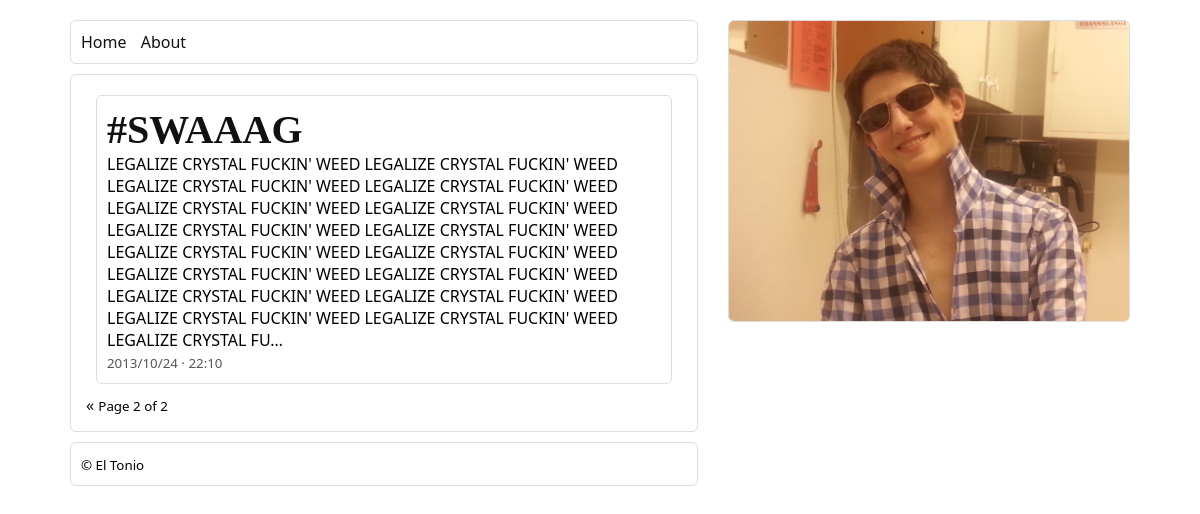
The page /page/2/ on the database its author committed.
### blog/models.py (models this page shows, shortened)
class Blog(models.Model):
	title = models.CharField(max_length=32)
	date = models.DateTimeField(auto_now_add=True)
	text = models.TextField()

### blog/views.py (the view)
# urls.py: url(r'^page/(?P<page_index>\d+)/$', 'blog.views.index', name='index'),
def index(request, page_index=1):
	post_list = Blog.objects.all().order_by('-date')
	paginator = Paginator(post_list, 5)
	try:
		posts = paginator.page(page_index)
	except PageNotAnInteger:
		posts = paginator.page(1)
	except EmptyPage:
		posts = paginator.page(1)
	return render_to_response('blog/index.html', {'posts': posts})

### templates/blog/index.html (shortened to what this page needs)
{% extends 'blog/base.html' %}
{% block content %}
	<div id="posts">
		{% for post in posts %}
			<article id="post{{ post.id }}" class="post">
				<h1 class="post-title"><a href="{% url 'detail' post.id %}">{{ post.title }}</a></h1>
				<p class="post-text">{{ post.text|truncatechars:500 }}</p>
				<small class="post-date">{{ post.date }}</small>
			</article>
		{% endfor %}
	</div>
	<div id="pages">
		{% if posts.has_previous %}
			<a href="{% url 'index' posts.previous_page_number %}">«</a>
		{% endif %}
		<small>Page {{ posts.number }} of {{ posts.paginator.num_pages }}</small>
	</div>
{% endblock %}

### static/blog/style.css (style rules this page uses)
* { margin: 0 auto; padding: 0; }
body { min-width: 600px; max-width: 1200px; font-family: 'Segoe UI'; background-image: url('images/cannabis.jpg'); padding-top: 10px; padding-left: 60px; padding-right: 60px; padding-bottom: 10px; }
h1 { font-family: 'Segoe UI Light'; font-size: 40px; }
a { text-decoration: none; }
a:link { color: #111; }
#content > * { margin: 5px; }
.post { padding: 10px; margin: 10px; border-radius: 6px; border: 1px solid #ddd; }
.post-date { color: #555; }

### rows shown on the page
Blog: title "#SWAAAG", text "LEGALIZE CRYSTAL FUCKIN' WEED LEGALIZE CRYSTAL FUCKIN' WEED LEGALIZE CRYSTAL FUCKIN' WEED LEGALIZE CRYSTAL FUCKIN' WEED LEGALIZE CRYSTAL FUCKIN' WEED LEGALIZE CRYSTAL FUCKIN' WEED LEGALIZE CRYSTAL FUCKIN' WEED LEGALIZE CRYSTAL FUCKIN' WEED LEGALIZE CRYSTAL FUCKIN' WEED LEGALIZE CRYSTAL FUCKIN' WEED LEGALIZE CRYSTAL FUCKIN' WEED LEGALIZE CRYSTAL FUCKIN' WEED LEGALIZE CRYSTAL FUCKIN' WEED LEGALIZE CRYSTAL FUCKIN' WEED LEGALIZE CRYSTAL FUCKIN' WEED LEGALIZE CRYSTAL FUCKIN' WEED LEGALIZE CRYSTAL FU…", date "2013/10/24 · 22:10"

### other values the page prints
{{ posts.number }} "2"
{{ posts.paginator.num_pages }} "2"
